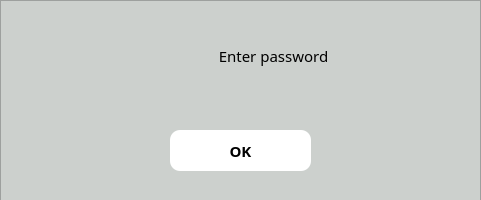
<?xml version="1.0" encoding="UTF-8"?>
<ui version="4.0">
 <class>Dialog</class>
 <widget class="QDialog" name="Dialog">
  <property name="geometry">
   <rect>
    <x>0</x>
    <y>0</y>
    <width>481</width>
    <height>200</height>
   </rect>
  </property>
  <property name="windowTitle">
   <string>Dialog</string>
  </property>
  <property name="styleSheet">
   <string notr="true">QFrame{
background: white;
}</string>
  </property>
  <widget class="QLabel" name="label_2">
   <property name="geometry">
    <rect>
     <x>90</x>
     <y>29</y>
     <width>31</width>
     <height>31</height>
    </rect>
   </property>
   <property name="styleSheet">
    <string notr="true">QLabel{
background:transparent;}</string>
   </property>
   <property name="text">
    <string/>
   </property>
   <property name="pixmap">
    <pixmap>../../../../../../.designer/backup/Assets/error-icon-25243.png</pixmap>
   </property>
   <property name="scaledContents">
    <bool>true</bool>
   </property>
  </widget>
  <widget class="QFrame" name="frame">
   <property name="geometry">
    <rect>
     <x>0</x>
     <y>0</y>
     <width>481</width>
     <height>201</height>
    </rect>
   </property>
   <property name="styleSheet">
    <string notr="true">QFrame{
background:#CCD0CD;
color:#2B2A2A;
}
</string>
   </property>
   <property name="frameShape">
    <enum>QFrame::Shape::StyledPanel</enum>
   </property>
   <property name="frameShadow">
    <enum>QFrame::Shadow::Raised</enum>
   </property>
   <widget class="QWidget" name="horizontalLayoutWidget">
    <property name="geometry">
     <rect>
      <x>100</x>
      <y>30</y>
      <width>291</width>
      <height>51</height>
     </rect>
    </property>
    <layout class="QHBoxLayout" name="horizontalLayout">
     <item>
      <widget class="QLabel" name="label_3">
       <property name="maximumSize">
        <size>
         <width>30</width>
         <height>30</height>
        </size>
       </property>
       <property name="styleSheet">
        <string notr="true">QLabel{
background:transparent;
}</string>
       </property>
       <property name="text">
        <string/>
       </property>
       <property name="pixmap">
        <pixmap resource="Resource.qrc">:/Assets/error-icon-25243.png</pixmap>
       </property>
       <property name="scaledContents">
        <bool>true</bool>
       </property>
      </widget>
     </item>
     <item>
      <spacer name="horizontalSpacer">
       <property name="orientation">
        <enum>Qt::Orientation::Horizontal</enum>
       </property>
       <property name="sizeType">
        <enum>QSizePolicy::Policy::Fixed</enum>
       </property>
       <property name="sizeHint" stdset="0">
        <size>
         <width>20</width>
         <height>20</height>
        </size>
       </property>
      </spacer>
     </item>
     <item>
      <widget class="QLabel" name="label_4">
       <property name="layoutDirection">
        <enum>Qt::LayoutDirection::LeftToRight</enum>
       </property>
       <property name="styleSheet">
        <string notr="true">QLabel{
color:black;
font-family:sans-serif;
font-size:15px;
background: transparent
}</string>
       </property>
       <property name="text">
        <string>Enter password</string>
       </property>
       <property name="alignment">
        <set>Qt::AlignmentFlag::AlignCenter</set>
       </property>
      </widget>
     </item>
    </layout>
   </widget>
   <widget class="QPushButton" name="pushButton">
    <property name="geometry">
     <rect>
      <x>170</x>
      <y>130</y>
      <width>141</width>
      <height>41</height>
     </rect>
    </property>
    <property name="styleSheet">
     <string notr="true">QPushButton{
color:black;
font-family:sans-serif;
font-size:15px;
font-weight:bold;
border-radius:10px;
background:white;
}
QPushButton:hover {
    background:#5287FE;
     color: white;
}</string>
    </property>
    <property name="text">
     <string>OK</string>
    </property>
   </widget>
  </widget>
 </widget>
 <resources>
  <include location="Resource.qrc"/>
  <include location="Real-Estate-Portal/Resource.qrc"/>
 </resources>
 <connections/>
</ui>
